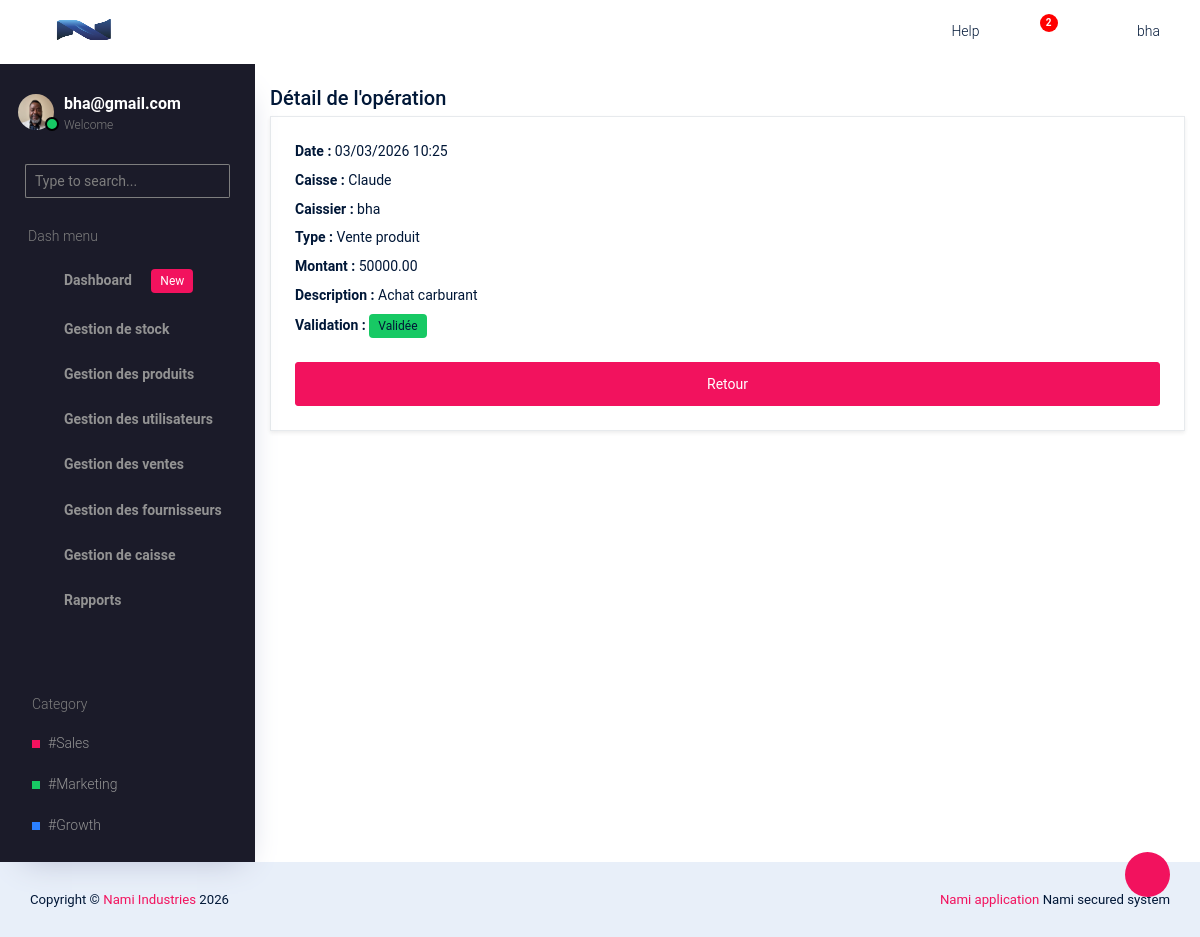
The page /main/sortie-caisse-detail/5/ (signed in) on the database its author committed.
### companie/models.py (models this page shows, shortened)
class Company(models.Model):
    BUSINESS_TYPES = (
        ('etablissement', 'Etablissement'),
        ('societe', 'Societe'),
    )
    ESTABLISHMENT_TYPES = (
        ('pme', 'PME'),
        ('ipme', 'IPME'),
        ('ecs', 'Entreprise en commandite simple'),
    )
    COMPANY_TYPES = (
        ('sa', 'Societe par actions'),
        ('sarl', 'Societe a responsabilite limitee'),
        ('personnes', 'Societe de personnes'),
    )
    CURRENCY_CHOICES = (
        ('BIF', 'Franc Burundais (BIF)'),
        ('USD', 'Dollar Americain (USD)'),
        ('EUR', 'Euro (EUR)'),
        ('CDF', 'Franc Congolais (CDF)'),
    )
    name = models.CharField(max_length=200)
    owner_name = models.CharField(max_length=200)
    business_type = models.CharField(max_length=20, choices=BUSINESS_TYPES)
    sub_type = models.CharField(max_length=50, blank=True)
    registration_number = models.CharField(max_length=150)
    country = CountryField()
    province = models.CharField(max_length=100)
    email = models.EmailField()
    phone = models.CharField(max_length=30)
    address = models.CharField(max_length=255, blank=True, null=True)
    website = models.URLField(blank=True, null=True)
    currency = models.CharField(
        max_length=10,
        choices=CURRENCY_CHOICES,
        default='CDF'
    )
    tva = models.DecimalField(max_digits=12, decimal_places=2, default=Decimal("0.00"))
    logo = models.ImageField(
        upload_to='company_logo/',
        blank=True,
        null=True
    )
    created_at = models.DateTimeField(auto_now_add=True)

### account/models.py (models this page shows, shortened)
class Profile(models.Model):
    user = models.OneToOneField(User, on_delete=models.CASCADE)
    photo = models.ImageField(upload_to="profiles/", blank=True, null=True)

### finance/models.py (models this page shows, shortened)
class CashOperation(models.Model):
    SALE = 'SALE'
    EXPENSE = 'EXPENSE'
    CLOSURE = 'CLOSURE'
    OTHER = 'OTHER'
    OPERATION_TYPE = [
        (SALE, 'Vente produit'),
        (EXPENSE, 'Dépense'),
        (CLOSURE, 'Clôture de caisse'),
        (OTHER, 'Autre'),
    ]
    cashier = models.ForeignKey(
        'Cashier',
        on_delete=models.PROTECT,
        related_name='operations'
    )
    cash_register = models.ForeignKey(
        CashRegister,
        on_delete=models.PROTECT,
        related_name='operations',
        null=True
    )
    operation_type = models.CharField(max_length=20, choices=OPERATION_TYPE)
    description = models.TextField(blank=True, null=True)
    amount = models.DecimalField(max_digits=15, decimal_places=2)
    created_at = models.DateTimeField(auto_now_add=True)
    validated_by_admin = models.BooleanField(default=False)

class CashRegister(models.Model):
    name = models.CharField(max_length=100)  # ex: Caisse 1
    shop = models.ForeignKey(Company, on_delete=models.CASCADE)
    is_active = models.BooleanField(default=True)  # ouverte ou fermée
    created_at = models.DateTimeField(auto_now_add=True)

class Cashier(models.Model):
    user = models.OneToOneField(User, on_delete=models.CASCADE)
    phone = models.CharField(max_length=20, blank=True, null=True)
    is_active = models.BooleanField(default=True)
    cash_registers = models.ManyToManyField(CashRegister, blank=True, related_name='cashiers', null=True)
    created_at = models.DateTimeField(auto_now_add=True)

### core/views.py (the view)
# urls.py: path('sortie-caisse-detail/<int:pk>/',views.cashoperation_detail, name='cashoperation_detail'),
@login_required
@role_required("Admin","Caisse")
def cashoperation_detail(request, pk):
    template = loader.get_template('cashier/cashoperation_detail.html')
    operation = get_object_or_404(
        CashOperation.objects.select_related("cashier", "cash_register"),
        pk=pk
    )
    context = {
        "operation": operation
    }
    return HttpResponse(template.render(context, request))

### core/context_processors.py (called while the page is built)
def company_info(request):
	company = Company.objects.first()
	return {
		'company':company
	}

### core/templates/cashier/cashoperation_detail.html
{% extends "base.html" %}
{% block content %}
<div class="container mt-4">
    <h3>Détail de l'opération</h3>
    <div class="card shadow-sm p-4">
        <p><strong>Date :</strong> {{ operation.created_at|date:"d/m/Y H:i" }}</p>
        <p><strong>Caisse :</strong> {{ operation.cash_register.name }}</p>
        <p><strong>Caissier :</strong> {{ operation.cashier.user.username }}</p>
        <p><strong>Type :</strong> {{ operation.get_operation_type_display }}</p>
        <p><strong>Montant :</strong> {{ operation.amount }}</p>
        <p><strong>Description :</strong> {{ operation.description }}</p>
        <p>
            <strong>Validation :</strong>
            {% if operation.validated_by_admin %}
                <span class="badge bg-success">Validée</span>
            {% else %}
                <span class="badge bg-warning text-dark">En attente</span>
            {% endif %}
        </p>
        <a href="{% url 'cashoperation_list' %}" class="btn btn-primary mt-3">
            Retour
        </a>
    </div>
</div>
{% endblock %}

### core/templates/base.html (shortened to what this page needs)
{% load static %}
<!DOCTYPE html>
<html lang="en">
  <head>
    <link rel="stylesheet" href="{% static 'vendors/typicons.font/font/typicons.css' %}">
    <link rel="stylesheet" href="{% static 'vendors/css/vendor.bundle.base.css' %}">
    <link rel="stylesheet" href="{% static 'css/vertical-layout-light/style.css' %}">
  </head>
  <body>
    <div class="container-scroller">
      <nav class="navbar col-lg-12 col-12 p-0 fixed-top d-flex flex-row">
        <div class="text-center navbar-brand-wrapper d-flex align-items-center justify-content-center">
          <a class="navbar-brand brand-logo" href="{% url 'dashboard:admin_dashboard' %}">
            {% if company and company.logo %}
            <img src="{{ company.logo.url }}" class="img-fluid" alt="logo"/>
            {% else %}
            <img src="{% static 'images/logo-mini.svg' %}" alt="logo"/>
            {% endif %}
          </a>
          <button class="navbar-toggler navbar-toggler align-self-center d-none d-lg-flex" type="button" data-toggle="minimize">
            <span class="typcn typcn-th-menu"></span>
          </button>
        </div>
        <div class="navbar-menu-wrapper d-flex align-items-center justify-content-end">
          <ul class="navbar-nav navbar-nav-right">
            <li class="nav-item d-none d-lg-flex  mr-2">
              <a class="nav-link" href="#">
                Help
              </a>
            </li>
            <li class="nav-item dropdown  d-flex">
              <a class="nav-link count-indicator dropdown-toggle d-flex align-items-center justify-content-center" id="notificationDropdown" href="#" data-toggle="dropdown">
                <i class="typcn typcn-bell mr-0"></i>
                <span class="count bg-danger">2</span>
              </a>
            </li>
            <li class="nav-item nav-profile dropdown">
              {% if user.is_authenticated %}
              <a class="nav-link dropdown-toggle  pl-0 pr-0" href="#" data-toggle="dropdown" id="profileDropdown">
                <i class="typcn typcn-user-outline mr-0"></i>
                <span class="nav-profile-name">{{ user.username }}</span>
              </a>
              {% endif %}
            </li>
          </ul>
        </div>
      </nav>
      <div class="container-fluid page-body-wrapper">
        <div class="theme-setting-wrapper">
          <div id="settings-trigger"><i class="typcn typcn-cog-outline"></i></div>
        </div>
        <nav class="sidebar sidebar-offcanvas" id="sidebar">
        <ul class="nav">
          <li class="nav-item">
            <div class="d-flex sidebar-profile">
              {% if user.is_authenticated %}
                {% if request.user.profile.photo %}
                  <div class="sidebar-profile-image">
                    <img src="{{ request.user.profile.photo.url }}" alt="image">
                    <span class="sidebar-status-indicator"></span>
                  </div>
                {% endif %}
              <div class="sidebar-profile-name">
                <p class="sidebar-name">
                  {{ user.email }}
                </p>
                <p class="sidebar-designation">
                  Welcome
                </p>
              </div>
              {% endif %}
            </div>
            <div class="nav-search">
              <div class="input-group">
                <input type="text" class="form-control" placeholder="Type to search..." aria-label="search" aria-describedby="search">
                <div class="input-group-append">
                  <span class="input-group-text" id="search">
                    <i class="typcn typcn-zoom"></i>
                  </span>
                </div>
              </div>
            </div>
            <p class="sidebar-menu-title">Dash menu</p>
          </li>
          {% for group in request.user.groups.all %}
            {% if group.name == "Admin" or group.name == "Caisse" or group.name == "Gestionnaire_stock" %}
            <li class="nav-item">
              <a class="nav-link" href="{% url 'dashboard:admin_dashboard' %}">
                <i class="typcn typcn-device-desktop menu-icon"></i>
                <span class="menu-title">Dashboard <span class="badge badge-primary ml-3">New</span></span>
              </a>
            </li>
            {% endif %}
            {% if group.name == "Admin" or group.name == "Gestionnaire_stock" %}
            <li class="nav-item">
              <a class="nav-link" data-toggle="collapse" href="#ui-basic" aria-expanded="false" aria-controls="ui-basic">
                <i class="typcn typcn-briefcase menu-icon"></i>
                <span class="menu-title">Gestion de stock</span>
                <i class="typcn typcn-chevron-right menu-arrow"></i>
              </a>
            </li>
          {% endif %}
          {% if group.name == "Admin" or group.name == "Gestionnaire_stock" %}
          <li class="nav-item">
            <a class="nav-link" data-toggle="collapse" href="#form-elements" aria-expanded="false" aria-controls="form-elements">
              <i class="typcn typcn-film menu-icon"></i>
              <span class="menu-title">Gestion des produits</span>
              <i class="menu-arrow"></i>
            </a>
          </li>
          {% endif %}
          {% if group.name == "Admin" %}
          <li class="nav-item">
            <a class="nav-link" data-toggle="collapse" href="#charts" aria-expanded="false" aria-controls="charts">
              <i class="typcn typcn-chart-pie-outline menu-icon"></i>
              <span class="menu-title">Gestion des utilisateurs</span>
              <i class="menu-arrow"></i>
            </a>
          </li>
          {% endif %}
          {% if group.name == "Admin" or group.name == "Caisse" %}
          <li class="nav-item">
            <a class="nav-link" data-toggle="collapse" href="#tables" aria-expanded="false" aria-controls="tables">
              <i class="typcn typcn-th-small-outline menu-icon"></i>
              <span class="menu-title">Gestion des ventes</span>
              <i class="menu-arrow"></i>
            </a>
          </li>
          {% endif %}
          {% if group.name == "Admin" %}
          <li class="nav-item">
            <a class="nav-link" data-toggle="collapse" href="#auth" aria-expanded="false" aria-controls="auth">
              <i class="typcn typcn-user-add-outline menu-icon"></i>
              <span class="menu-title">Gestion des fournisseurs</span>
              <i class="menu-arrow"></i>
            </a>
          </li>
          {% endif %}
          {% if group.name == "Admin" or group.name == "Caisse" %}
          <li class="nav-item">
            <a class="nav-link" data-toggle="collapse" href="#error" aria-expanded="false" aria-controls="error">
              <i class="typcn typcn-globe-outline menu-icon"></i>
              <span class="menu-title">Gestion de caisse</span>
              <i class="menu-arrow"></i>
            </a>
          </li>
          {% endif %}
          {% if group.name == "Admin" %}
          <li class="nav-item">
            <a class="nav-link" data-toggle="collapse" href="#rapport" aria-expanded="false" aria-controls="rapport">
              <i class="typcn typcn-document-text menu-icon"></i>
              <span class="menu-title">Rapports</span>
              <i class="menu-arrow"></i>
            </a>
          </li>
          {% endif %}
          {% endfor %}
        </ul>
        <ul class="sidebar-legend">
          <li>
            <p class="sidebar-menu-title">Category</p>
          </li>
          <li class="nav-item"><a href="#" class="nav-link">#Sales</a></li>
          <li class="nav-item"><a href="#" class="nav-link">#Marketing</a></li>
          <li class="nav-item"><a href="#" class="nav-link">#Growth</a></li>
        </ul>
      </nav>
        {% block content %}{% endblock %}
    </div>
  </body>
  <footer class="footer">
  <div class="d-sm-flex justify-content-center justify-content-sm-between">
    <span class="text-center text-sm-left d-block d-sm-inline-block">Copyright © <a href="https://" target="_blank">Nami Industries</a> 2026</span>
    <span class="float-none float-sm-right d-block mt-1 mt-sm-0 text-center"><a href="https://" target="_blank">Nami application </a>Nami secured system</span>
  </div>
</footer>
</html>

### rows shown on the page
Company: logo (picture)
CashOperation: created_at "03/03/2026 10:25", cash_register.name "Claude", cashier.user.username "bha", operation_type "Vente produit", amount "50000.00", description "Achat carburant"

### other values the page prints
{{ user.username }} "bha"
{{ user.email }} "bha@gmail.com"
